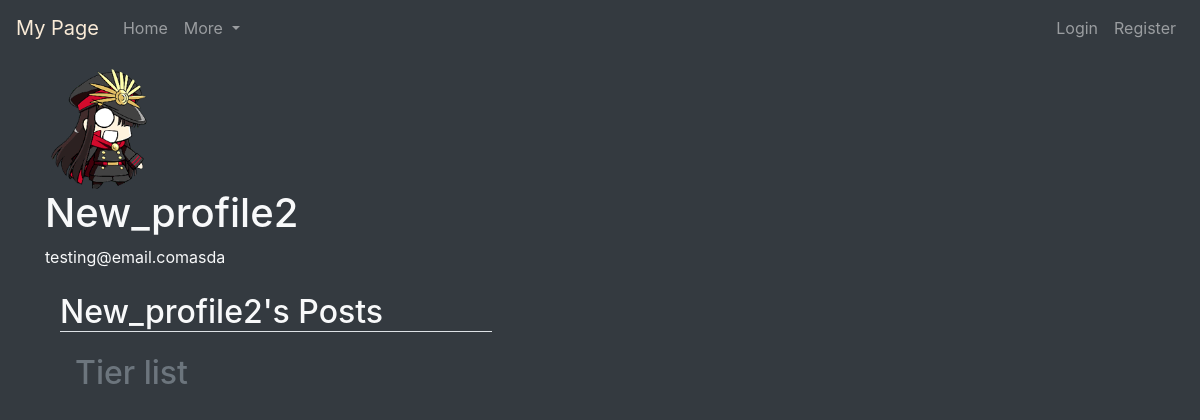
The page /user/8/ on the database as committed earlier.
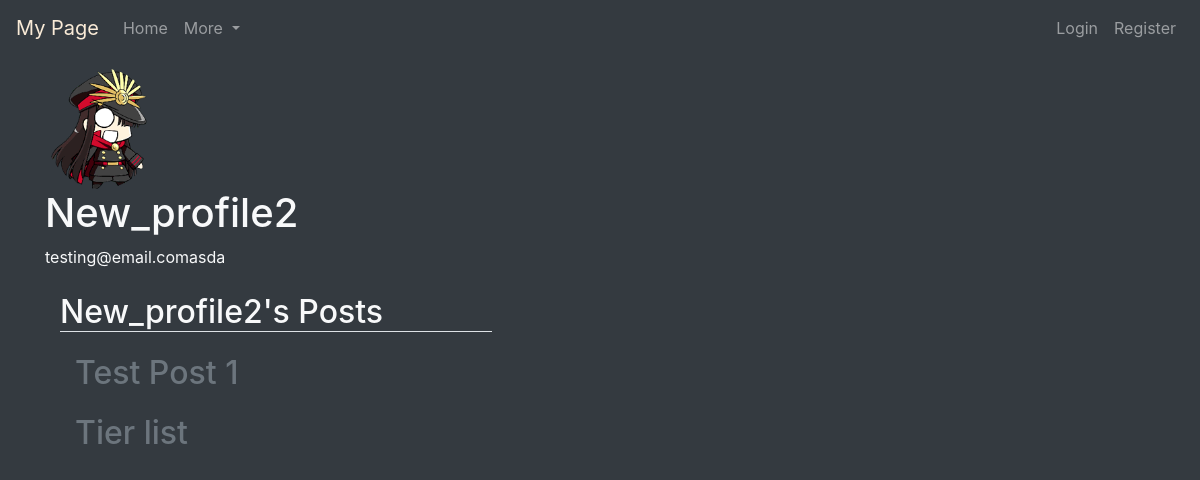
The same page on the database as committed later.
### MyPage/models.py (models this page shows, shortened)
class Post(models.Model):
    author = models.ForeignKey(
        User, on_delete=models.CASCADE, related_name="written_posts")
    time_posted = models.DateTimeField(default=timezone.now)
    title = models.CharField(max_length=64, default='No Title')
    content = models.TextField()

### MyPage/views.py (the view)
# urls.py: path('user/<int:user_id>/', my_views.user, name='my-user'),
def user(request, user_id):
    target = User.objects.get(pk=user_id)
    posts = Post.objects.filter(author=target).order_by('-time_posted')
    page = request.GET.get('page', 1)
    paginator = Paginator(posts, 5)
    try:
        user_posts = paginator.page(page)
    except PageNotAnInteger:
        user_posts = paginator.page(1)
    except EmptyPage:
        user_posts = paginator.page(paginator.num_pages)
    context = {
        'page_title': "My Profile",
        'target': target,
        'posts': user_posts
    }
    return render(request, 'MyPage/profile.html', context)

### MyPage/templates/MyPage/profile.html (shortened to what this page needs)
{% extends 'MyPage/base.html' %}
{% block content %}
    <img src='{{ target.profile.image.url }}' style='width:10%;' alt="No Profile Picture Set" class="rounded-circle">
    <h1>
    {{ target.username }}
    </h1>
    {{ target.email }}
    <div class="container">
        <h2 class="border-bottom bottom-line">{{ target.username }}'s Posts</h2>
        {% for post in posts %}
            <div class="container" style="margin-bottom: 2%;">
                    <h2 title="{{ post.time_posted }}">
                        <a href="{% url 'my-post' post.id %}" class="text-secondary">
                            {{ post.title }}
                        </a>
                    </h2>
                </div>
        {% endfor %}
    </div>
{% endblock %}

Rows that differ between the two databases and show on the page:
added Post: title "Test Post 1"
